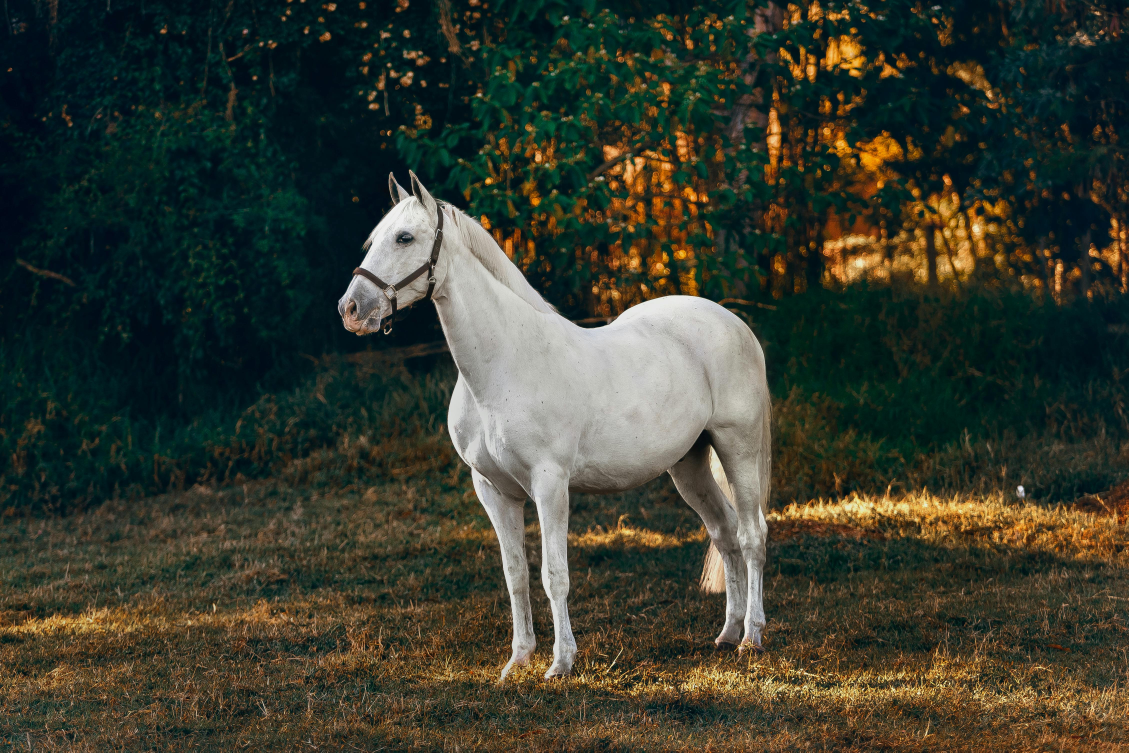
#> input picture ChapterCV/Images/sample5.jpg, 4514 x 3009 px (shown at 1/4 size)
$ jupyter execute ImageHandling.ipynb
#> lines starting #> are read from the running program, lines starting #| are printed output that depends on the picture
[cell 1]
import cv2
import matplotlib.pyplot as plt
from IPython.display import Image

[cell 2]
#Reading image using OpenCV
img = cv2.imread('Images/sample5.jpg')
#> img is the input picture: shape (3009, 4514, 3); mean B, G, R 47.2, 59.5, 56

[cell 3]
plt.imshow(img)
#> (this line was passed over: IPython is not available in this run)

[cell 4]
#Read the flower image
img = cv2.imread('Images/flower.jpg')
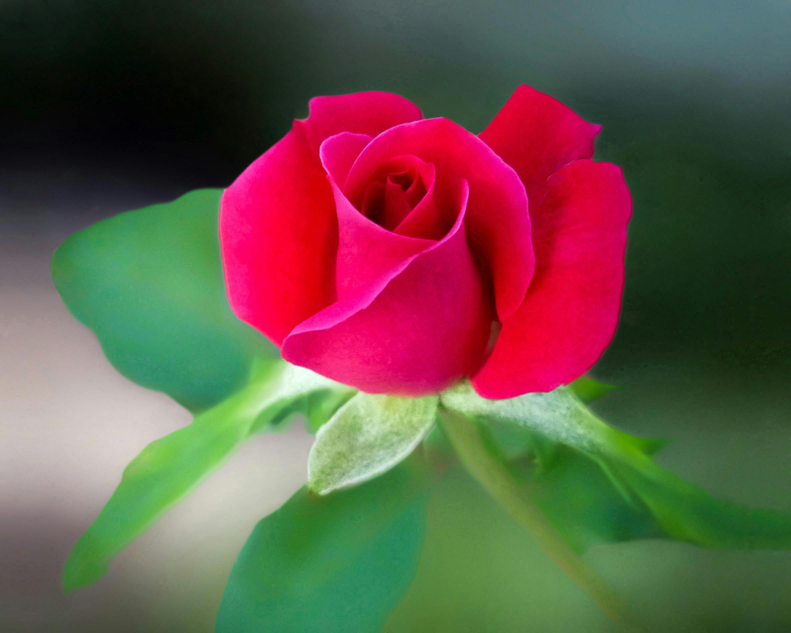
#> input picture ChapterCV/Images/flower.jpg, 2371 x 1897 px (shown at 1/3 size)
#> img is the input picture: shape (1897, 2371, 3); mean B, G, R 72.4, 84.5, 102.3

[cell 5]
plt.imshow(img)
#> (this line was passed over: IPython is not available in this run)

[cell 6]
#Annotation of Image
circle_Img = cv2.circle(img, (1000, 500), 200, (255, 0, 255), 30)
plt.imshow(circle_Img)
#> (this line was passed over: IPython is not available in this run)

#want to add teaxt on image
text_img = cv2.putText(img,
                       'Rose Flower',
                       (300, 200),
                       cv2.FONT_HERSHEY_SIMPLEX,
                       10,
                       (255, 255, 0),
                       20)
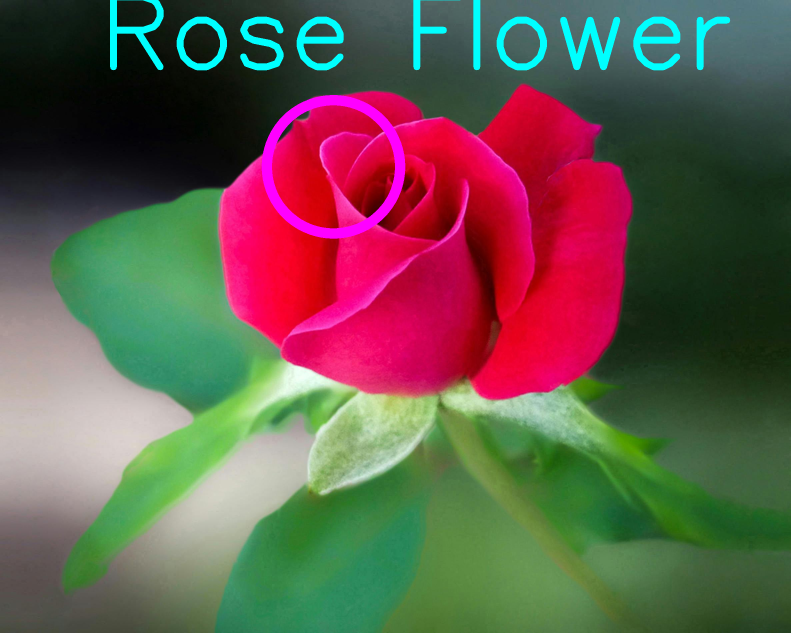
#> text_img: shape (1897, 2371, 3) (shown at 1/3 size); mean B, G, R 77.7, 87.9, 101.9

[cell 7]
save_img = cv2.imwrite('text_img.jpg', text_img)

[cell 8]
#rotate the image
rotated_img = cv2.rotate(img, cv2.ROTATE_180)
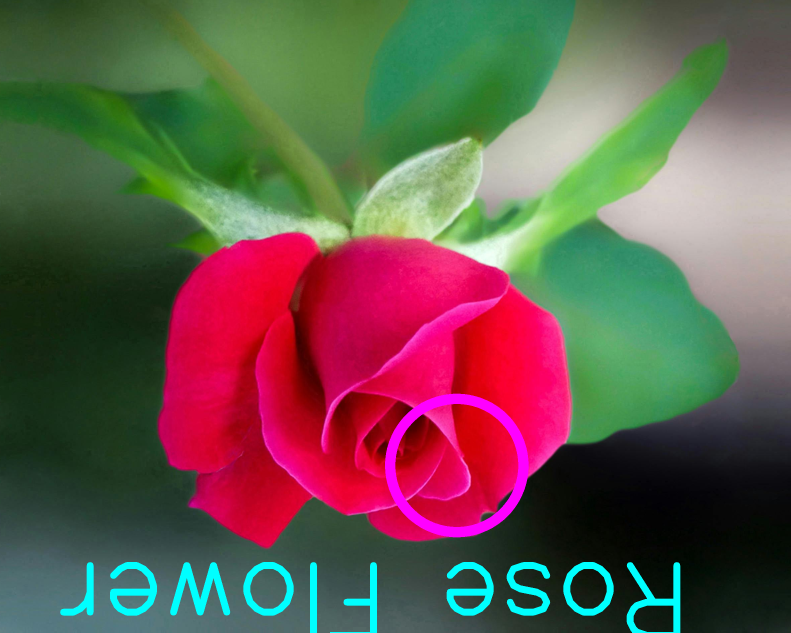
#> rotated_img: shape (1897, 2371, 3) (shown at 1/3 size); mean B, G, R 77.7, 87.9, 101.9
plt.imshow(rotated_img)
#> (this line was passed over: IPython is not available in this run)

[cell 9]
#Resize the image
resized_img = cv2.resize(img, (300, 200))
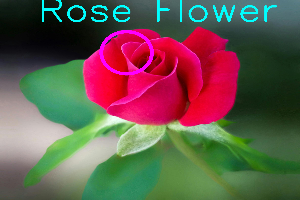
#> resized_img: shape (200, 300, 3); mean B, G, R 77.6, 87.8, 101.8
plt.imshow(resized_img)
#> (this line was passed over: IPython is not available in this run)
